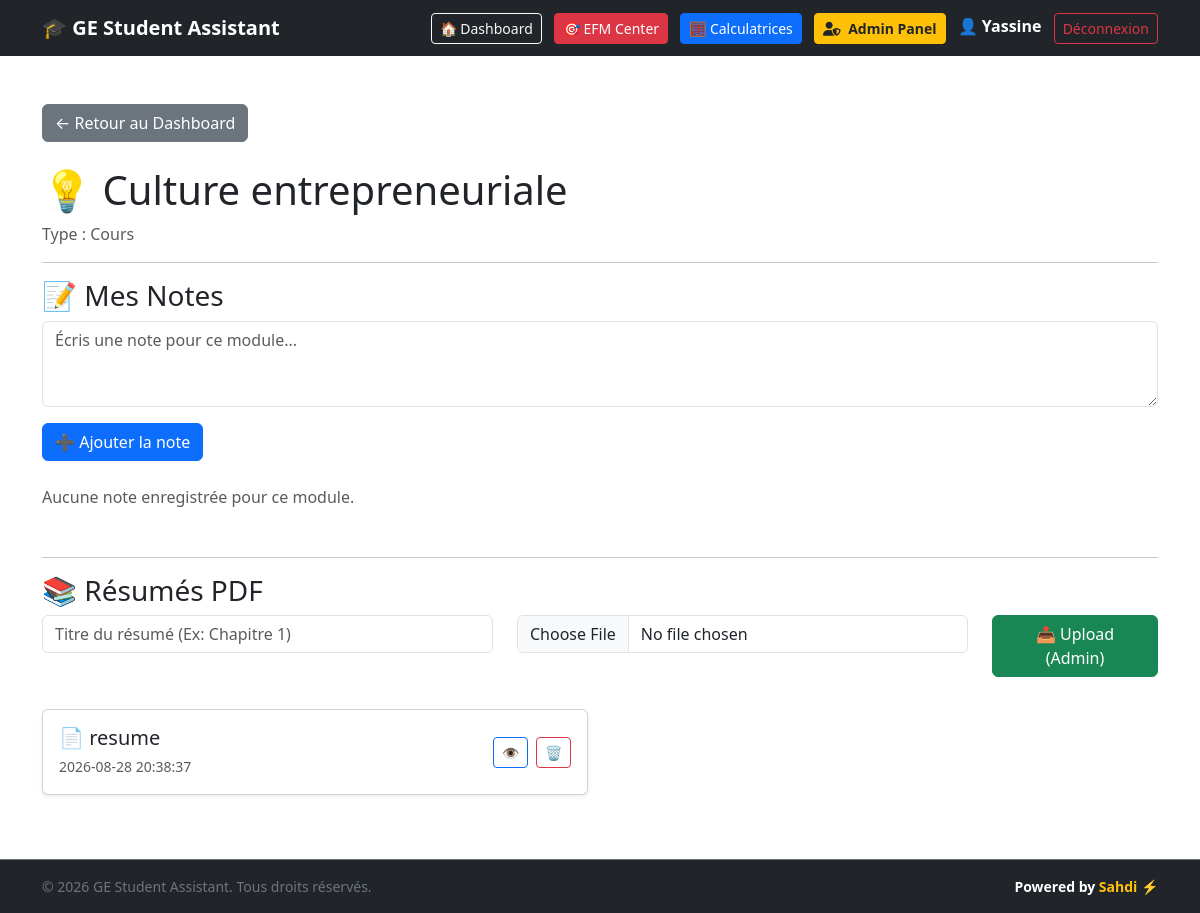
/module/4 (signed in), run on the app's committed database.
### tables this page shows
CREATE TABLE users (
            id INTEGER PRIMARY KEY AUTOINCREMENT,
            username TEXT UNIQUE NOT NULL,
            email TEXT UNIQUE NOT NULL,
            password TEXT NOT NULL,
            is_active INTEGER DEFAULT 1,
            created_at TIMESTAMP DEFAULT CURRENT_TIMESTAMP
        , role TEXT DEFAULT 'student', status TEXT DEFAULT 'Actif');

CREATE TABLE modules (
            id INTEGER PRIMARY KEY AUTOINCREMENT,
            name TEXT NOT NULL,
            type TEXT NOT NULL,
            icon TEXT
        );

CREATE TABLE resumes (
            id INTEGER PRIMARY KEY AUTOINCREMENT,
            module_id INTEGER NOT NULL,
            title TEXT NOT NULL,
            filename TEXT NOT NULL,
            created_at TIMESTAMP DEFAULT CURRENT_TIMESTAMP, user_id INTEGER DEFAULT 1,
            FOREIGN KEY (module_id) REFERENCES modules(id)
        );

### app.py (the view)
@app.route("/module/<int:id>")
def module_detail(id):
    conn = get_db()
    module = conn.execute(
        "SELECT * FROM modules WHERE id = ?", (id,)
    ).fetchone()
    notes = conn.execute(
        "SELECT * FROM notes WHERE module_id = ? AND user_id = ? ORDER BY created_at DESC",
        (id, CURRENT_USER_ID),
    ).fetchall()
    resumes = conn.execute(
        "SELECT * FROM resumes WHERE module_id = ? AND user_id = ? ORDER BY created_at DESC",
        (id, CURRENT_USER_ID),
    ).fetchall()
    conn.close()
    if module is None:
        return "Module introuvable", 404
    return render_template(
        "module_detail.html", module=module, notes=notes, resumes=resumes
    )

### app.py (called while the page is built)
def get_db():
    conn = sqlite3.connect("database.db")
    conn.row_factory = sqlite3.Row
    return conn

@app.before_request
def load_logged_in_user():
    user_id = session.get("user_id")
    if user_id is None:
        g.user = None
    else:
        conn = get_db()
        g.user = conn.execute("SELECT * FROM users WHERE id = ?", (user_id,)).fetchone()
        conn.close()

### templates/module_detail.html (shortened to what this page needs)
{% extends "base.html" %}
{% block content %}
<a href="/" class="btn btn-secondary mb-4">← Retour au Dashboard</a>
<h1>{{ module["icon"] }} {{ module["name"] }}</h1>
<p class="text-muted">Type : {{ module["type"] }}</p>
<hr>
<h3>📝 Mes Notes</h3>
<form method="POST" action="/module/{{ module['id'] }}/add-note" class="mb-4">
    <div class="mb-3">
        <textarea name="content" class="form-control" rows="3" placeholder="Écris une note pour ce module..." required></textarea>
    </div>
    <button type="submit" class="btn btn-primary">➕ Ajouter la note</button>
</form>
{% if notes %}
<div class="list-group mb-5">
    {% for note in notes %}
    <div class="list-group-item d-flex justify-content-between align-items-center">
        <div>
            <p class="mb-1">{{ note["content"] }}</p>
            {% if note["status"] == "Important" %}
            <span class="badge bg-danger">Important</span>
            {% elif note["status"] == "A réviser" %}
            <span class="badge bg-warning text-dark">A réviser</span>
            {% else %}
            <span class="badge bg-success">Compris</span>
            {% endif %}
            <small class="text-muted ms-2">{{ note["created_at"] }}</small>
        </div>
        <form method="POST" action="/note/delete/{{ note['id'] }}" onsubmit="return confirm('Supprimer cette note ?');">
            <button type="submit" class="btn btn-outline-danger btn-sm">🗑️</button>
        </form>
    </div>
    {% endfor %}
</div>
{% else %}
<p class="text-muted mb-5">Aucune note enregistrée pour ce module.</p>
{% endif %}
<hr>
<h3>📚 Résumés PDF</h3>
{% if g.user and g.user['role'] == 'admin' %}
<form method="POST" action="/module/{{ module['id'] }}/upload-resume" enctype="multipart/form-data" class="mb-4">
    <div class="row">
        <div class="col-md-5 mb-2">
            <input type="text" name="title" class="form-control" placeholder="Titre du résumé (Ex: Chapitre 1)" required>
        </div>
        <div class="col-md-5 mb-2">
            <input type="file" name="file" class="form-control" accept=".pdf" required>
        </div>
        <div class="col-md-2 mb-2">
            <button type="submit" class="btn btn-success w-100">📤 Upload (Admin)</button>
        </div>
    </div>
</form>
{% endif %}
{% if resumes %}
<div class="row">
    {% for resume in resumes %}
    <div class="col-md-6 mb-3">
        <div class="card shadow-sm">
            <div class="card-body d-flex justify-content-between align-items-center">
                <div>
                    <h5 class="card-title mb-1">📄 {{ resume["title"] }}</h5>
                    <small class="text-muted">{{ resume["created_at"] }}</small>
                </div>
                <div>
                    <a href="/uploads/{{ resume['filename'] }}" target="_blank" class="btn btn-outline-primary btn-sm me-1">👁️</a>
                    {% if g.user and g.user['role'] == 'admin' %}
                    <form method="POST" action="/resume/delete/{{ resume['id'] }}" class="d-inline" onsubmit="return confirm('Supprimer ce PDF ?');">
                        <button type="submit" class="btn btn-outline-danger btn-sm">🗑️</button>
                    </form>
                    {% endif %}
                </div>
            </div>
        </div>
    </div>
    {% endfor %}
</div>
{% else %}
<p class="text-muted">Aucun résumé PDF ajouté pour ce module.</p>
{% endif %}
{% endblock %}

### templates/base.html (shortened to what this page needs)
<!DOCTYPE html>
<html lang="fr">
<head>
    <link
        href="https://cdn.jsdelivr.net/npm/bootstrap@5.3.0/dist/css/bootstrap.min.css"
        rel="stylesheet">
    <link
        rel="stylesheet"
        href="https://cdnjs.cloudflare.com/ajax/libs/font-awesome/6.4.0/css/all.min.css">
</head>
<body>
<nav class="navbar navbar-expand-lg navbar-dark bg-dark">
    <div class="container">
        <a class="navbar-brand fw-bold" href="/">🎓 GE Student Assistant</a>
        <div>
            {% if g.user %}
                <a href="/" class="btn btn-outline-light btn-sm me-2">🏠 Dashboard</a>
                <a href="/efm" class="btn btn-danger btn-sm me-2">🎯 EFM Center</a>
                <a href="/calculators" class="btn btn-primary btn-sm me-2">🧮 Calculatrices</a>
                {% if g.user['role'] == 'admin' or g.user['username'] == 'Yassine' %}
                    <a href="/admin" class="btn btn-warning btn-sm fw-bold text-dark me-2">
                        <i class="fa-solid fa-user-shield me-1"></i> Admin Panel
                    </a>
                {% endif %}
                <span class="text-white me-2">👤 <strong>{{ g.user['username'] }}</strong></span>
                <a href="/logout" class="btn btn-outline-danger btn-sm">Déconnexion</a>
            {% else %}
                <a href="/login" class="btn btn-outline-light btn-sm me-2">🔐 Connexion</a>
                <a href="/register" class="btn btn-success btn-sm">📝 Inscription</a>
            {% endif %}
        </div>
    </div>
</nav>
<main class="container py-5">
    {% block content %}
    {% endblock %}
</main>
<footer class="bg-dark text-white text-center py-3 border-top border-secondary">
    <div class="container d-flex flex-column flex-md-row justify-content-between align-items-center gap-2">
        <small class="text-secondary">
            © 2026 GE Student Assistant. Tous droits réservés.
        </small>
        <small class="fw-semibold">
            Powered by <span class="text-warning fw-bold">Sahdi</span> ⚡
        </small>
    </div>
</footer>
</body>
</html>

### data on the page
users: user.username "Yassine"
modules: icon "💡", name "Culture entrepreneuriale", type "Cours"
resumes: title "resume", created_at "2026-08-28 20:38:37"
